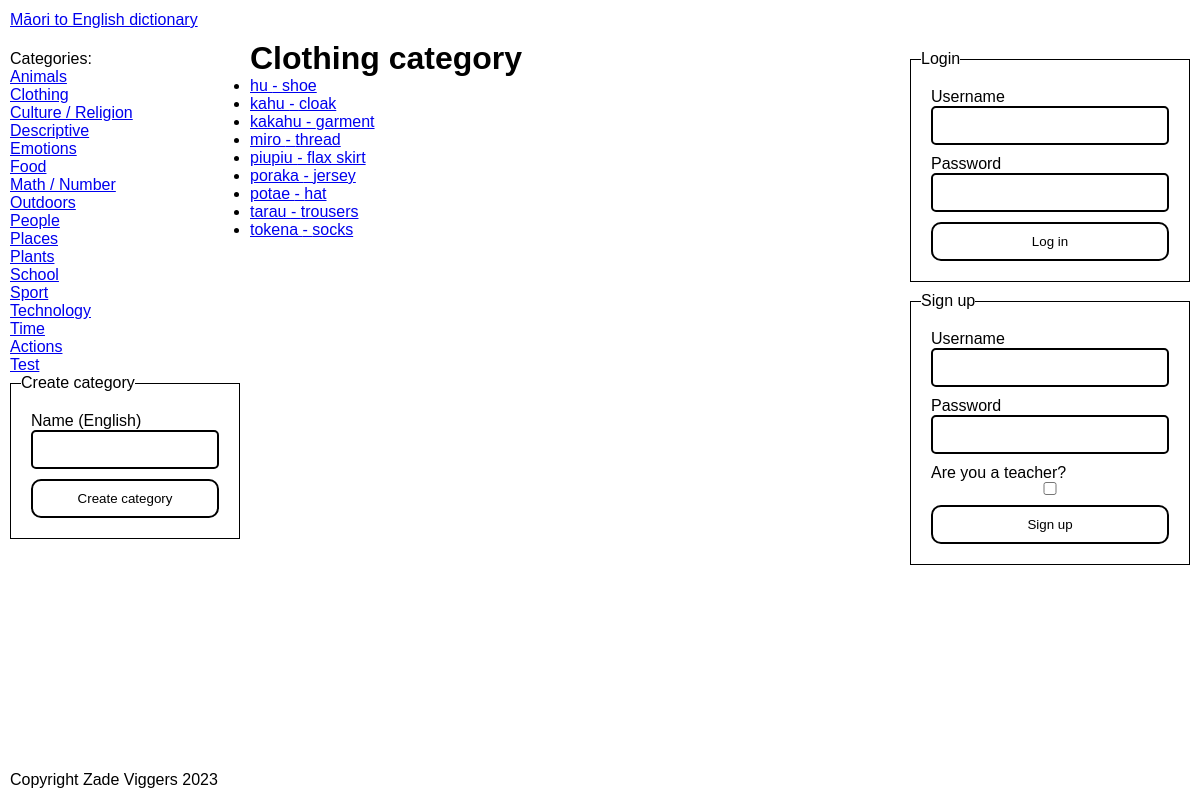
The app's page /categories/2 with its own data.
### tables this page shows
CREATE TABLE "Categories" (
	"ID"	INTEGER NOT NULL UNIQUE,
	"EnglishName"	TEXT NOT NULL,
	PRIMARY KEY("ID" AUTOINCREMENT)
) STRICT;

CREATE TABLE "Words" (
	"ID"	INTEGER NOT NULL UNIQUE,
	"MaoriSpelling"	TEXT NOT NULL,
	"EnglishSpelling"	TEXT NOT NULL,
	"EnglishDefinition"	TEXT NOT NULL,
	"YearLevelFirstEncountered"	INTEGER NOT NULL,
	"ImageID"	INTEGER,
	"CreatedBy"	INTEGER NOT NULL,
	"CreatedAt"	INTEGER NOT NULL,
	"LastModifiedBy"	INTEGER,
	"LastModifiedAt"	INTEGER,
	"CategoryID"	INTEGER NOT NULL,
	PRIMARY KEY("ID" AUTOINCREMENT),
	FOREIGN KEY("CategoryID") REFERENCES "Categories"("ID"),
	FOREIGN KEY("CreatedBy") REFERENCES "Users"("ID"),
	FOREIGN KEY("ImageID") REFERENCES "Images"("ID"),
	FOREIGN KEY("LastModifiedAt") REFERENCES "Users"("ID")
) STRICT;

### app.py (the view)
@server.route("/categories/<id>", methods=["GET"])
def specific_category_page(id):
    category = None
    for _category in g.categories:
        if str(_category["ID"]) == id:
            category = _category
    if category == None:
        abort(404)
    category_words_query = "SELECT * FROM Words WHERE CategoryID = ?"
    g.cursor.execute(category_words_query, [category["ID"]])
    category_words = g.cursor.fetchall()
    return render_template(
        "pages/specific_category.jinja", category=category, words=category_words
    )

### app.py (called while the page is built, shortened)
def db_dict_factory(cursor, row):
    d = {}
    for idx, col in enumerate(cursor.description):
        d[col[0]] = row[idx]
    return d

def get_db() -> sqlite3.Connection:
    db_connection = sqlite3.connect("dictionary.db")
    db_connection.row_factory = db_dict_factory
    return db_connection

def get_user():
    return False

@server.before_request
def before_request():
    g.db = get_db()
    g.cursor = g.db.cursor()
    g.user = get_user()
    categories_query = "SELECT ID, EnglishName from Categories"
    g.cursor.execute(categories_query)
    categories = g.cursor.fetchall()
    g.categories = categories

@server.teardown_request
def teardown_request(error):
    g.db.close()

@server.context_processor
def context_processor():
    return {"categories": g.categories, "user": g.user}

### templates/pages/specific_category.jinja (shortened to what this page needs)
{% extends "base.jinja" %}
{% set title = category.EnglishName %}
{% block main %}
    <h1>{{ category.EnglishName }} category</h1>
    {{ components.WordList(words) }}
{% endblock main %}

### templates/base.jinja (shortened to what this page needs)
{% import 'components.jinja' as components with context %}
<!DOCTYPE html>
<html lang="en">
    <head>
        <link href="{{ url_for('static', filename='style.css') }}" rel="stylesheet" />
    </head>
    <body>
        <header>
            <a href="{{ url_for('home_page') }}" id="site-title">Māori to English dictionary</a>
        </header>
        <section id="categories-container">
            <nav id="categories">
                Categories:
                <ul>
                    {% for category in categories %}
                        <li>
                            <a href="{{ url_for('specific_category_page', id=category.ID) }}">{{ category.EnglishName }}</a>
                        </li>
                    {% endfor %}
                </ul>
                <section class="admin-edit-section">
                    <fieldset form="add-categoru">
                        <legend>Create category</legend>
                        <form action="{{ url_for('create_category_action') }}"
                              id="add-category"
                              method="POST">
                            {{ components.TextField("english-name", "Name (English)") }}
                            <button type="submit">Create category</button>
                        </form>
                    </fieldset>
                </section>
            </nav>
        </section>
        <main id="content">
            {% block main %}
            {% endblock main %}
        </main>
        <section id="auth-container">
            <div id="auth">
                {% if user == false %}
                    <fieldset form="login">
                        <legend>Login</legend>
                        <form action="{{ url_for('handle_log_in') }}" id="login" method="post">
                            {{ components.TextField("log-in-username", "Username") }}
                            {{ components.TextField("log-in-password", "Password", type="password") }}
                            <button type="submit">Log in</button>
                        </form>
                    </fieldset>
                    <fieldset form="sign-up">
                        <legend>Sign up</legend>
                        <form action="{{ url_for('handle_sign_up') }}" id="sign-up" method="post">
                            {{ components.TextField("sign-up-username", "Username") }}
                            {{ components.TextField("sign-up-password", "Password", type="password") }}
                            <label for="is-teacher">
                                Are you a teacher?
                                <input type="checkbox" name="is-teacher" id="is-teacher" />
                            </label>
                            <button type="submit">Sign up</button>
                        </form>
                    </fieldset>
                {% else %}
                    <span>Logged in as {{ user.username }}.</span>
                    <a href="{{ url_for('handle_log_out') }}">Logout</a>
                {% endif %}
            </div>
        </section>
        <footer>
            <p>Copyright Zade Viggers 2023</p>
        </footer>
    </body>
</html>

### templates/components.jinja (shortened to what this page needs)
{% macro WordLink(word) %}
    <a href="{{ url_for('specific_word_page', id=word.ID) }}">{{ word.MaoriSpelling }} - {{ word.EnglishSpelling }}</a>
{% endmacro %}
{% macro WordList(words) %}
    {% if user != false  and user.teacher %}
        <table>
            <thead>
                <tr>
                    <th>Word</th>
                    <th>Actions</th>
                </tr>
            </thead>
            <tbody>
                {% for word in words %}
                    <tr>
                        <td>{{ WordLink(word) }}</td>
                        <td>
                            <a data-confirm href="{{ url_for('delete_word_action', id=word.ID) }}">Delete</a>
                        </td>
                    </tr>
                {% endfor %}
            </tbody>
        </table>
    {% else %}
        <ul>
            {% for word in words %}<li>{{ WordLink(word) }}</li>{% endfor %}
        </ul>
    {% endif %}
{% endmacro %}
{% macro TextField(name, label, prefix=None, textarea=False, required=True) %}
    <label for="{{ name }}">
        {{ label }}
        {% if textarea==false %}
            <div class="input-wrapper">
            {% endif %}
            {% if textarea %}
                <textarea {% else %} <input {% endif %} name="{{ name }}" id="{{ name }}" {% if required %}required{% endif %} {% for arg in kwargs %}{{ arg+'="'+kwargs[arg]+'"' }}{% endfor %}  {% if textarea %}></textarea>
            {% else %}
                />
            </div>
        {% endif %}
    </label>
{% endmacro %}

### static/style.css (style rules this page uses)
* { box-sizing: border-box; margin: 0; padding: 0; border: 0; font-family: sans-serif; }
:root { --navbar-height: 40px; --footer-height: 40px; --categories-width: 250px; --auth-width: 300px; --footer-x-padding: 10px; --header-x-padding: 10px; --categories-padding: 10px; --auth-padding: 10px; color-scheme: light; --accent: red; --accent-contrast: black; }
html, body { background-color: white; color: black; }
body { display: grid; min-height: 100vh; grid-template-columns: auto; grid-template-rows: var(--navbar-height) 1fr auto auto var(--footer-height); grid-template-areas: "header" "main" "categories" "auth" "footer"; }
#categories-container { grid-area: categories; }
#categories { padding: var(--categories-padding); }
#categories ul { list-style-type: none; }
#auth-container { grid-area: auth; }
#auth { padding: var(--auth-padding); display: flex; flex-direction: column; gap: var(--auth-padding); }
@media screen and (min-width: 800px) { body { grid-template-columns: var(--categories-width) auto var(--auth-width); grid-template-rows: var(--navbar-height) auto var(--footer-height); grid-template-areas: "header header header" "categories main auth" "footer footer footer"; } }
@media screen and (min-width: 800px) { #categories { position: sticky; top: 0; } }
@media screen and (min-width: 800px) { #auth { position: sticky; top: 0; } }
header { grid-area: header; grid-column: 1/-1; display: flex; align-items: center; padding-left: var(--header-x-padding); padding-right: var(--header-x-padding); }
main { grid-area: main; }
footer { grid-area: footer; grid-column: 1/-1; display: flex; align-items: center; padding-left: var(--footer-x-padding); padding-right: var(--footer-x-padding); }
.admin-edit-section { width: fit-content; }
fieldset { border: 1px solid black; }
form, fieldset { display: flex; flex-direction: column; padding: 10px; gap: 10px; }
label { display: flex; flex-direction: column; }
form :is(button, input, select, textarea) { padding: 10px; padding-left: 15px; padding-right: 15px; display: block; border-radius: 5px; width: 100%; background-color: white; }
form :is(button, .input-wrapper, select, textarea) { border: 2px solid black; border-radius: 5px; width: 100%; color: black; }
label { color: black; }
form :is(button, select, textarea):focus, form .input-wrapper:focus-within { border-color: var(--accent); outline: none; }
form .input-wrapper { padding: 0px; display: flex; align-items: center; }
form input { padding: 10px; }
form button[type="submit"] { padding: 10px; padding-left: 15px; padding-right: 15px; border-radius: 10px; }
form label:has(input[type="checkbox"]) { color: black; }

### records on screen
Categories: EnglishName "Animals"
Categories: EnglishName "Clothing"
Categories: EnglishName "Culture / Religion"
Categories: EnglishName "Descriptive"
Categories: EnglishName "Emotions"
Categories: EnglishName "Food"
Categories: EnglishName "Math / Number"
Categories: EnglishName "Outdoors"
Categories: EnglishName "People"
Categories: EnglishName "Places"
Categories: EnglishName "Plants"
Categories: EnglishName "School"
Categories: EnglishName "Sport"
Categories: EnglishName "Technology"
Categories: EnglishName "Time"
Categories: EnglishName "Actions"
Categories: EnglishName "Test"
Words: MaoriSpelling "hu", EnglishSpelling "shoe"
Words: MaoriSpelling "kahu", EnglishSpelling "cloak"
Words: MaoriSpelling "kakahu", EnglishSpelling "garment"
Words: MaoriSpelling "miro", EnglishSpelling "thread"
Words: MaoriSpelling "piupiu", EnglishSpelling "flax skirt"
Words: MaoriSpelling "poraka", EnglishSpelling "jersey"
Words: MaoriSpelling "potae", EnglishSpelling "hat"
Words: MaoriSpelling "tarau", EnglishSpelling "trousers"
Words: MaoriSpelling "tokena", EnglishSpelling "socks"

### other values on screen
{{ label }} "Name (English) Username Password Username Password"
